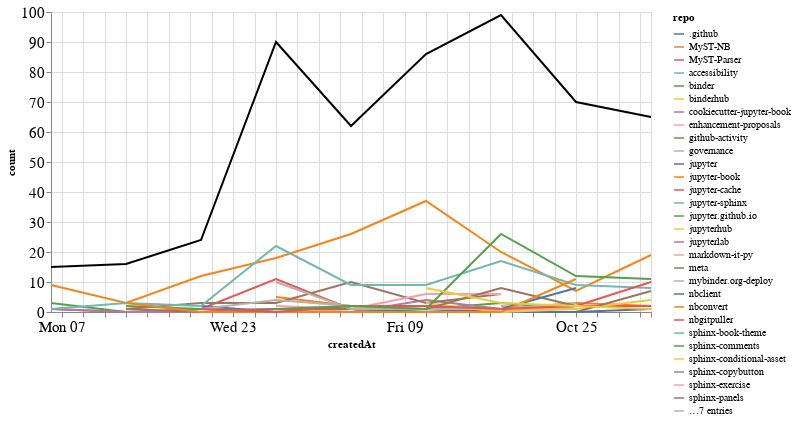

The code cell stored with this chart in its notebook:
### Markdown cell above
## Comments

### Code cell
comments_time = comments.groupby('repo').resample('W', on='createdAt').count()['author'].reset_index()
comments_time = comments_time.rename(columns={'author': 'count'})
comments_time_total = comments_time.groupby('createdAt').agg({"count": "sum"}).reset_index()
ch1 = alt.Chart(comments_time, width=600).mark_line().encode(
    x='createdAt',
    y='count',
    color='repo',
    tooltip="repo"
)

ch2 = alt.Chart(comments_time_total, width=600).mark_line(color="black").encode(
    x='createdAt',
    y='count',
)

ch1 + ch2

### Figure 1 — Vega-Lite specification as saved in the notebook (floating-point values rounded to 4 significant figures; data arrays with more than 128 entries replaced by an {"elided": "..."} marker saying what was removed)
{"config": {"axisLeft": {"labelFontSize": 15}, "axisBottom": {"labelFontSize": 15}}, "layer": [{"data": {"name": "data-e5d4f0296ce24c98bf5fe1ceff342a4c"}, "mark": "line", "encoding": {"color": {"type": "nominal", "field": "repo"}, "tooltip": {"type": "nominal", "field": "repo"}, "x": {"type": "temporal", "field": "createdAt"}, "y": {"type": "quantitative", "field": "count"}}, "width": 600}, {"data": {"name": "data-75059d232763001b3c7c92a71709a641"}, "mark": {"type": "line", "color": "black"}, "encoding": {"x": {"type": "temporal", "field": "createdAt"}, "y": {"type": "quantitative", "field": "count"}}, "width": 600}], "$schema": "https://vega.github.io/schema/vega-lite/v4.8.1.json", "datasets": {"data-e5d4f0296ce24c98bf5fe1ceff342a4c": {"elided": "144 records"}, "data-75059d232763001b3c7c92a71709a641": [{"createdAt": "2020-09-06T00:00:00", "count": 15}, {"createdAt": "2020-09-13T00:00:00", "count": 16}, {"createdAt": "2020-09-20T00:00:00", "count": 24}, {"createdAt": "2020-09-27T00:00:00", "count": 90}, {"createdAt": "2020-10-04T00:00:00", "count": 62}, {"createdAt": "2020-10-11T00:00:00", "count": 86}, {"createdAt": "2020-10-18T00:00:00", "count": 99}, {"createdAt": "2020-10-25T00:00:00", "count": 70}, {"createdAt": "2020-11-01T00:00:00", "count": 65}]}}
